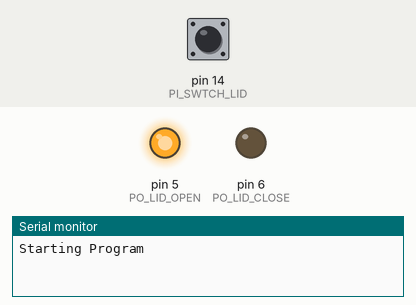
The sketch below on a simulated Arduino Uno, built with avr-gcc and run on an emulated ATmega328P. Shown: output pins drawn as LEDs (lit = HIGH), the last lines printed to the serial monitor. Inputs (shaded band) come from the test bench; at power-on: pin 14 (PI_SWTCH_LID) LOW.

Above: at 1.2 s.
1.3 s: pin 14 (PI_SWTCH_LID) pulled HIGH for 3.2 s
At 7.2 s:
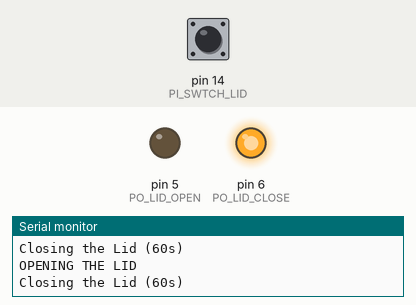
7.5 s: pin 14 (PI_SWTCH_LID) pulled HIGH for 0.15 s
At 8.6 s:
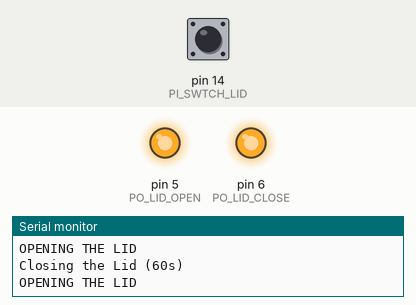
10.6 s: pin 14 (PI_SWTCH_LID) pulled HIGH for 1 s
At 13.6 s:
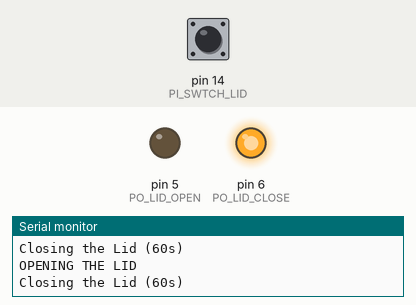
Timing chart, 0 to 15.1 s (numbered marks = the images above; inputs shaded):
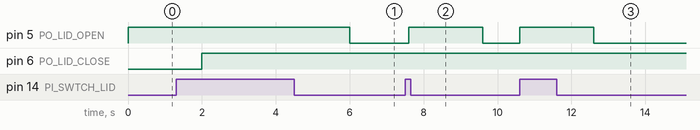

Measured:
- after the input at 1.3 s, pin 5 (PO_LID_OPEN): HIGH → LOW after 4.7 s instead of 0.70 s
- after the input at 7.5 s, pin 5 (PO_LID_OPEN): LOW → HIGH after 0.10 s, → LOW 2.0 s later
- after the input at 10.6 s, pin 5 (PO_LID_OPEN): LOW → HIGH at once, → LOW 2.0 s later

The sketch:

Rotiny.ino
```cpp
#define PO_LID_OPEN  5   // Open signal pin
#define PO_LID_CLOSE 6   // Close signal pin
#define PI_SWTCH_LID 14  // Limitswitch for "Lid Closed"

unsigned long lastMillis = 0;
int process              = 0;
bool SWTCH               = 0;
unsigned long lastSWTCH  = 0;

void setup() {
  Serial.begin(9600);
  pinMode(PO_LID_CLOSE, OUTPUT);
  pinMode(PO_LID_OPEN, OUTPUT);

  Serial.println("Starting Program");
}

void loop() {
  switch (process) {
    case 0:  // Open Lid
      digitalWrite(PO_LID_OPEN, HIGH);

      if (millis() - lastSWTCH >= 200) {
        lastSWTCH = millis();
        SWTCH     = digitalRead(PI_SWTCH_LID);
      }

      if (millis() - lastMillis >= 2 * 1000) {
        digitalWrite(PO_LID_OPEN, LOW);
        Serial.println("Closing the Lid (60s)");
        lastMillis = millis();

        process++;
      }
      break;

    case 1:
      digitalWrite(PO_LID_OPEN, LOW);
      digitalWrite(PO_LID_CLOSE, HIGH);

      if (millis() - lastSWTCH >= 200) {
        lastSWTCH = millis();
        SWTCH     = digitalRead(PI_SWTCH_LID);
      }
      if (SWTCH == HIGH) {
        Serial.println("OPENING THE LID");
        digitalWrite(PO_LID_CLOSE, HIGH);
        process--;
        lastMillis = millis();
      }
      break;

    default:
      digitalWrite(PO_LID_OPEN, LOW);
      digitalWrite(PO_LID_CLOSE, LOW);
      process = 0;
      break;
  }
}
```
